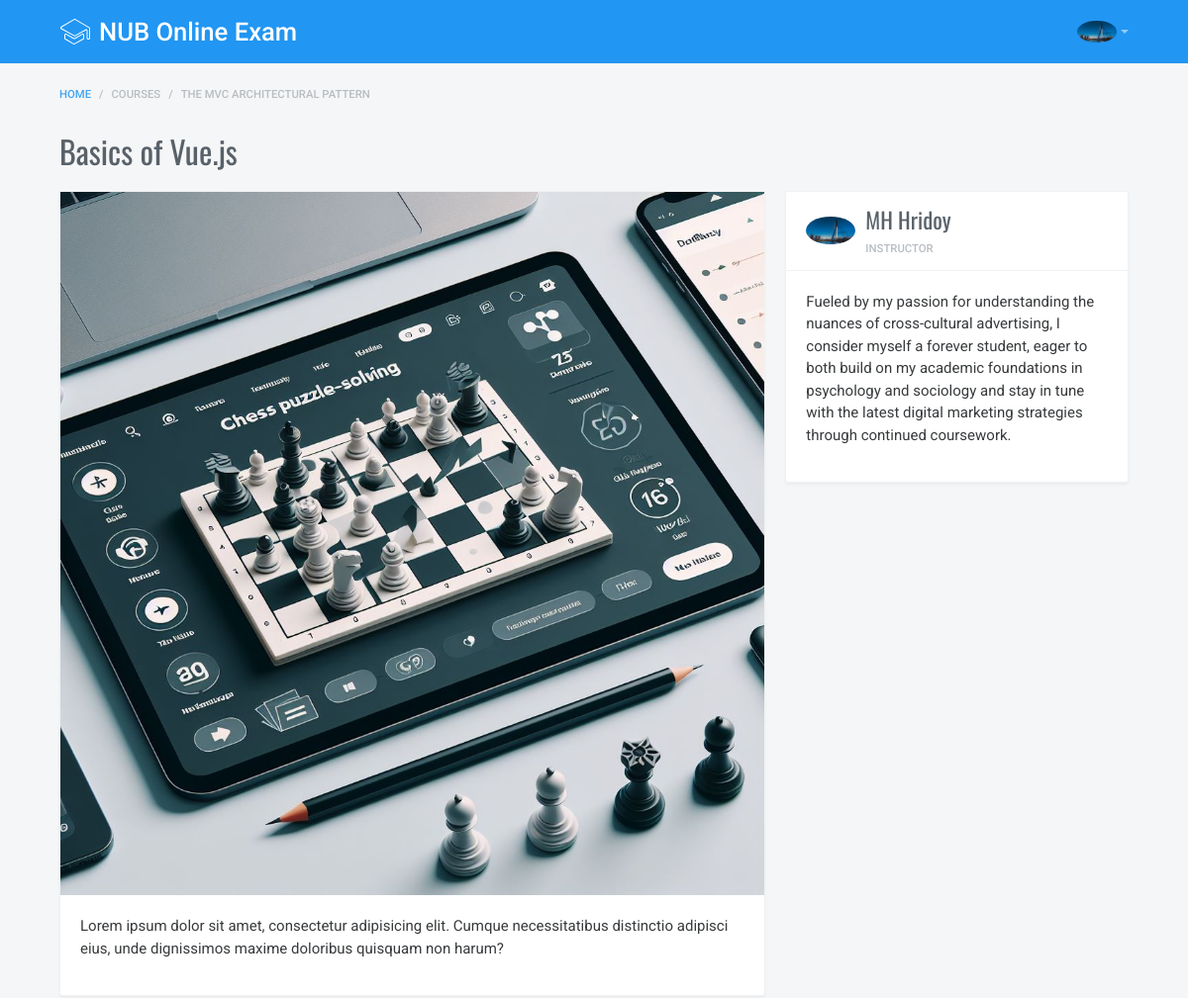
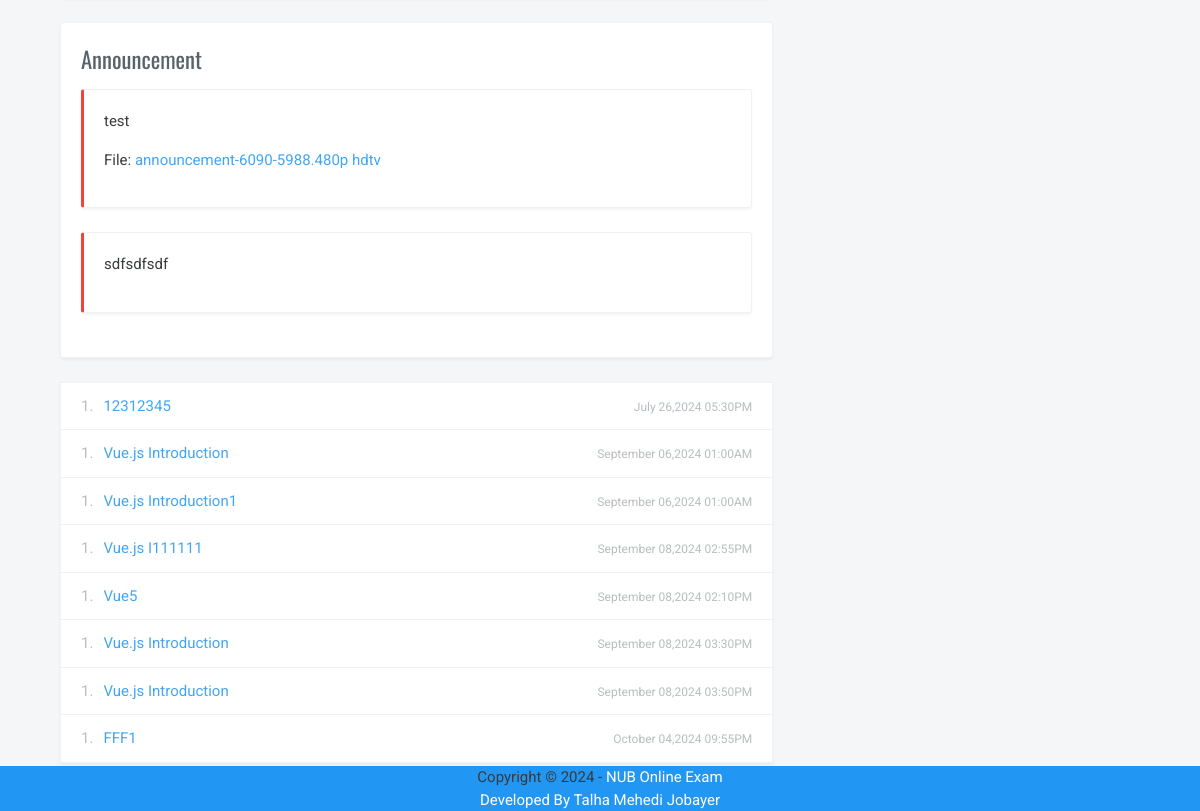
Page /student-course?id=1 (signed in) on the committed database (2 pictures, top to bottom).
### tables this page shows
CREATE TABLE `users` (
  `id` int(11) NOT NULL,
  `name` varchar(30) NOT NULL,
  `email` varchar(50) NOT NULL,
  `pass` varchar(50) NOT NULL,
  `role` varchar(10) NOT NULL DEFAULT 'student',
  `bio` varchar(500) NOT NULL DEFAULT 'Fueled by my passion for understanding the nuances of cross-cultural advertising, I consider myself a forever student, eager to both build on my academic foundations in psychology and sociology and stay in tune with the latest digital marketing strategies through continued coursework.',
  `id_no` varchar(20) NOT NULL DEFAULT '191-15-2395',
  `img` varchar(50) NOT NULL DEFAULT 'profile_demo.jpg'
);

CREATE TABLE `courses` (
  `id` int(11) NOT NULL,
  `title` varchar(20) NOT NULL,
  `description` varchar(350) NOT NULL,
  `owner` varchar(30) NOT NULL,
  `img` varchar(50) NOT NULL,
  `key` varchar(10) NOT NULL DEFAULT '123456'
);

CREATE TABLE `announcements` (
  `id` int(10) NOT NULL,
  `course_id` int(10) NOT NULL,
  `ann` varchar(500) NOT NULL,
  `file` varchar(75) NOT NULL DEFAULT 'na'
);

CREATE TABLE `exams` (
  `id` int(11) NOT NULL,
  `title` varchar(75) NOT NULL,
  `course_id` int(10) NOT NULL,
  `start_time` int(20) NOT NULL,
  `duration` int(10) NOT NULL,
  `file` varchar(100) NOT NULL DEFAULT 'na',
  `xmark` int(10) NOT NULL DEFAULT 0
);

### index.php (called while the page is built, shortened)
<?php
    include("config.php");
    include("functions.php");
    include('./layouts/main.php');
?>

### functions.php (called while the page is built, shortened)
            <?php
    function is_loggedin(){
        if(isset($_SESSION['user'])){
            return true;
        }
        else return false;
    }
?>

### layouts/components/student-course.php (the view, shortened to what this page needs)
<?php
    $course_id = $_GET['id'];
    $user_id = $_SESSION['user_id'];
    $res = $db->query("select * from courses where id='$course_id'");
    $row= $res->fetch_assoc();
    $res = $db->query("select * from enrollments where user_id='$user_id' and course_id=$course_id");
    $count = mysqli_num_rows($res);
?>
                    <div class="container page__container">
                        <ol class="breadcrumb">
                            <li class="breadcrumb-item"><a href="/ProLearner">Home</a></li>
                            <li class="breadcrumb-item"><a>Courses</a></li>
                            <li class="breadcrumb-item active">The MVC architectural pattern</li>
                        </ol>
                        <h1 class="h2"><?php echo $row['title'];  ?></h1>
                        <div class="row">
                            <div class="col-md-8">
                                <div class="card">
                                    <div class="w-100">
                                        <img src="uploads/<?php echo $row['img']; ?>" alt="" class="w-100">
                                    </div>
                                    <div class="card-body">
                                    <?php echo $row['description']; ?>
                                    </div>
                                </div>
                                <div class="card">
                                    <div class="card-body">
                                        <h4 class="card-title">Announcement</h4>
                                        <?php
                                            $ann_res = $db->query("SELECT * FROM `announcements` WHERE course_id='$course_id' ORDER BY `id` DESC LIMIT 2");
                                            while($ann_row = $ann_res->fetch_assoc()){
                                        ?>
                                        <div class="card border-left-3 border-left-danger">
                                            <div class="card-body">
                                                <p><?php echo $ann_row['ann'];?></p>
                                                <?php if($ann_row['file']!='na'){?><p>File: <a href="uploads/<?php echo $ann_row['file'];?>"><?php echo $ann_row['file'];?></a></p><?php } ?>
                                            </div>
                                        </div>
                                        <?php } ?>
                                    </div>
                                </div>
                                <ul class="card list-group list-group-fit <?php echo $count?'':'pen'; ?>" id="exam_list">
                                    <?php
                                        $e_res = $db->query("select * from exams where course_id='$course_id'");
                                        while($exam = $e_res->fetch_assoc()){
                                    ?>
                                    <li class="list-group-item">
                                        <div class="media">
                                            <div class="media-left">
                                                <div class="text-muted">1.</div>
                                            </div>
                                            <div class="media-body">
                                                <a href="student-quiz-attempt?id=<?php echo $exam['id'];?>"><?php echo $exam['title'];?></a>
                                            </div>
                                            <div class="media-right">
                                                <small class="text-muted-light"><?php echo date('F d,Y h:iA',$exam['start_time']);?></small>
                                            </div>
                                        </div>
                                    </li>
                                    <?php } ?>
                                </ul>
                            </div>
                            <div class="col-md-4">
                                <div class="card">
                                    <div class="card-header">
                                        <div class="media align-items-center">
                                            <?php
                                            $owner = $row['owner'];
                                            $ins_res = $db->query("select * from users where email='$owner'");
                                            $ins = $ins_res->fetch_assoc();
                                            ?>
                                            <div class="media-left">
                                                <img src="uploads/<?php echo $ins['img'];?>"
                                                     alt="About Adrian"
                                                     width="50"
                                                     class="rounded-circle">
                                            </div>
                                            <div class="media-body">
                                                <h4 class="card-title"><a href="#"><?php echo $ins['name'];?></a></h4>
                                                <p class="card-subtitle">Instructor</p>
                                            </div>
                                        </div>
                                    </div>
                                    <div class="card-body">
                                        <p><?php echo $ins['bio'];?></p>
                                    </div>
                                </div>
                            </div>
                        </div>
                    </div>

### layouts/main.php (shortened to what this page needs)
<!DOCTYPE html>
<html lang="en"
      dir="ltr">
    <head>
        <link type="text/css"
              href="assets/vendor/perfect-scrollbar.css"
              rel="stylesheet">
        <link type="text/css"
              href="assets/css/material-icons.css"
              rel="stylesheet">
        <link type="text/css"
              href="assets/css/fontawesome.css"
              rel="stylesheet">
        <link type="text/css"
              href="assets/vendor/spinkit.css"
              rel="stylesheet">
        <link type="text/css"
              href="assets/css/app.css"
              rel="stylesheet">
        <link type="text/css"
              href="assets/css/custom.css"
              rel="stylesheet">
        <link rel="stylesheet"
              href="https://cdn.jsdelivr.net/fontawesome/4.5.0/css/font-awesome.min.css">
    </head>
    <body class=" fixed-layout">
        <div class="mdk-header-layout js-mdk-header-layout">
            <div id="header"
                 class="mdk-header bg-dark js-mdk-header m-0"
                 data-fixed
                 data-effects="waterfall">
                <div class="mdk-header__content">
                    <nav id="default-navbar"
                         class="navbar navbar-expand navbar-dark bg-primary m-0">
                        <div class="container">
                            <a href="/ProLearner"
                               class="navbar-brand">
                                <img src="assets/images/logo/white.svg"
                                     class="mr-2"
                                     alt="LearnPlus" />
                                <span class="d-none d-xs-md-block">NUB Online Exam</span>
                            </a>
                            <ul class="nav navbar-nav flex-nowrap">
                                 <?php if(is_loggedin()){
                                    $uu_id = $_SESSION['user_id'];
                                    $uu_res = $db->query("select * from users where id='$uu_id'");
                                    $uu=$uu_res->fetch_assoc();
                                ?>
                                <li class="nav-item dropdown ml-1 ml-md-3">
                                    <a class="nav-link dropdown-toggle"
                                       data-toggle="dropdown"
                                       href="#"
                                       role="button"><img src="uploads/<?php echo $uu['img'];?>"
                                             alt="Avatar"
                                             class="rounded-circle"
                                             width="40"></a>
                                </li>
                                <?php } ?>
                            </ul>
                        </div>
                    </nav>
                </div>
            </div>
            <div class="mdk-header-layout__content d-flex flex-column">
            <div class="page ">
                <?php include("layouts/components/$page.php");?>
                <div class="container page__container" style="position:fixed;bottom:0px;padding:0;">
                    <div class="" style="width:100vw;background:#2196F3;padding:0 50px;text-align:center;">
                        Copyright &copy; 2024  - <a href="#" style="color:white;">NUB Online Exam <br> Developed By Talha Mehedi Jobayer</a>
                    </div>
                </div>
            </div>
            </div>
        </div>
    </body>
</html>

### rows in the picture
users: img (picture)
courses: title "Basics of Vue.js", img (picture), description "Lorem ipsum dolor sit amet, consectetur adipisicing elit. Cumque necessitatibus distinctio adipisci eius, unde dignissimos maxime doloribus quisquam non harum?"
announcements: ann "test", file "announcement-6090-5988.480p hdtv"
announcements: ann "sdfsdfsdf"
exams: title "12312345", start_time "July 26,2024 05:30PM"
exams: title "Vue.js Introduction", start_time "September 06,2024 01:00AM"
exams: title "Vue.js Introduction1", start_time "September 06,2024 01:00AM"
exams: title "Vue.js I111111", start_time "September 08,2024 02:55PM"
exams: title "Vue5", start_time "September 08,2024 02:10PM"
exams: title "Vue.js Introduction", start_time "September 08,2024 03:30PM"
exams: title "Vue.js Introduction", start_time "September 08,2024 03:50PM"
exams: title "FFF1", start_time "October 04,2024 09:55PM"
users: img (picture), name "MH Hridoy", bio "Fueled by my passion for understanding the nuances of cross-cultural advertising, I consider myself a forever student, eager to both build on my academic foundations in psychology and sociology and stay in tune with the latest digital marketing strategies through continued coursework."
